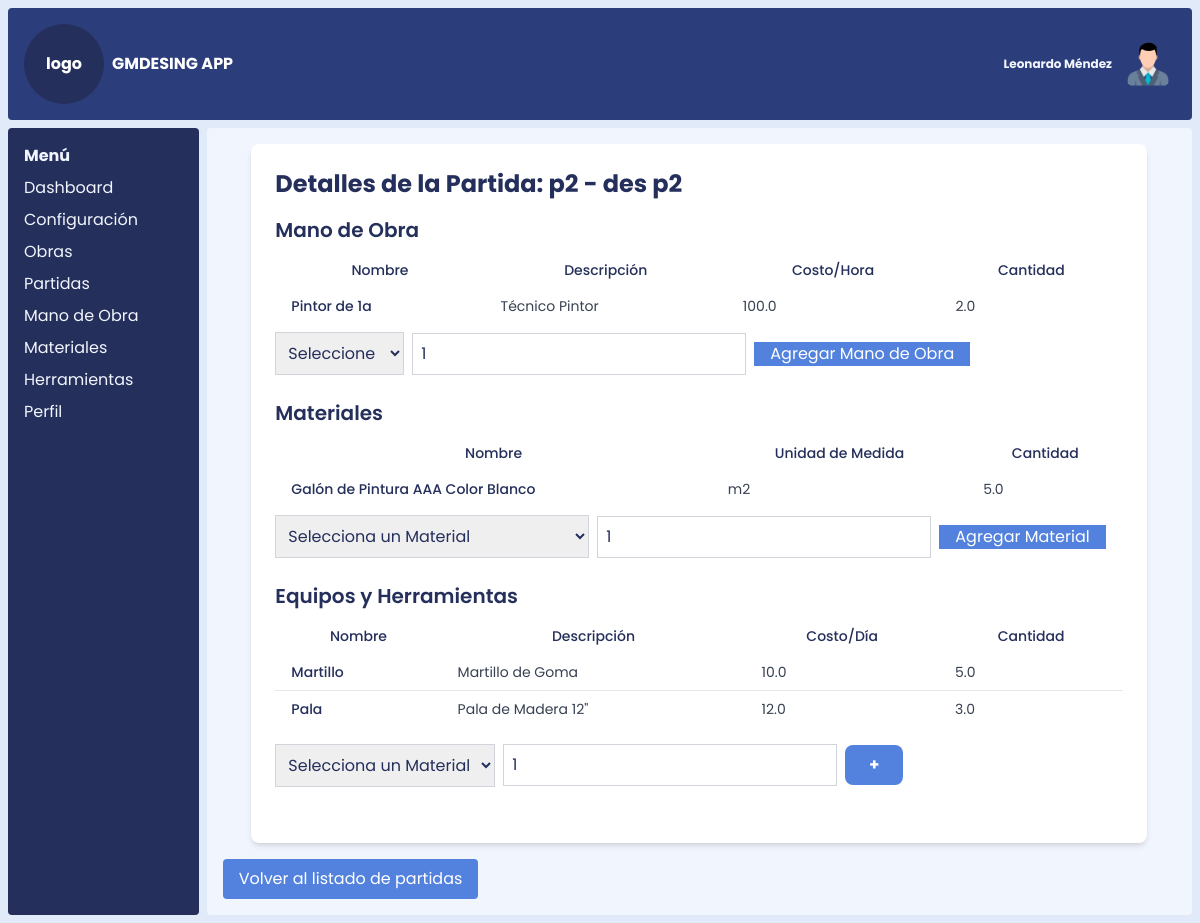
The page /ver_partida/2 on the database as committed earlier.
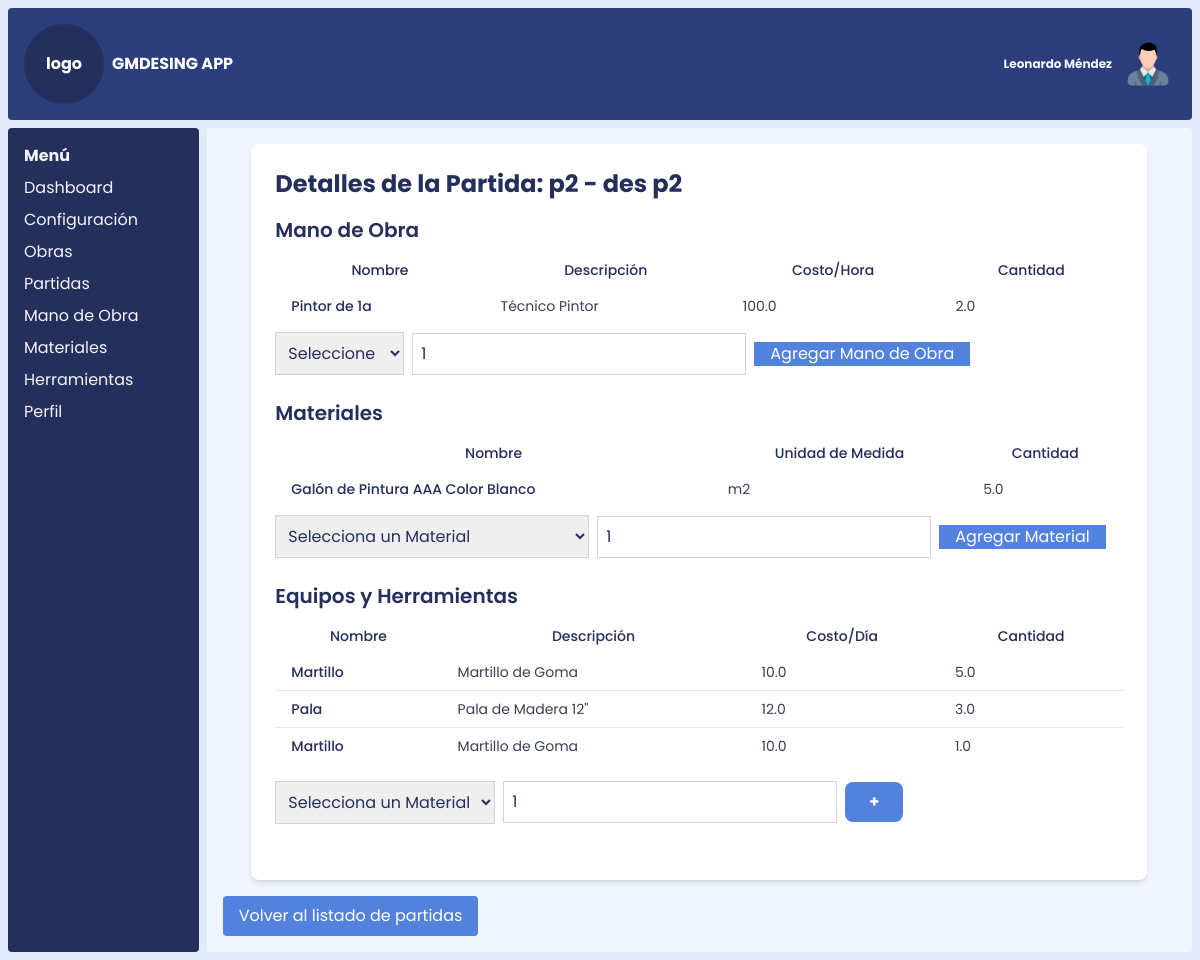
The same page on the database as committed later.
### models.py (models this page shows, shortened)
class Partida(db.Model):
    __tablename__ = 'partida'
    id_partida = db.Column(db.Integer, primary_key=True)
    nombre_partida = db.Column(db.String(100), nullable=False)
    descripcion_partida = db.Column(db.Text)
    unidad_medida_id = db.Column(
        db.Integer,
        db.ForeignKey('unidad_medida.id_unidad_medida', name='fk_partida_unidad_medida')
    )
    rendimiento = db.Column(db.Integer)
    obras = db.relationship('ObraPartida', back_populates='partida', lazy='dynamic')  # Relación con Obras
    mano_de_obra = db.relationship('PartidasManoDeObra', backref='partida', lazy=True)
    herramientas = db.relationship('PartidasHerramientas', backref='partida', lazy=True)
    materiales = db.relationship('PartidasMateriales', backref='partida', lazy=True)
    unidad_medida = db.relationship('UnidadMedida', backref='partidas')

class PartidasManoDeObra(db.Model):
    __tablename__ = 'partidas_mano_de_obra'
    id = db.Column(db.Integer, primary_key=True)
    id_partida = db.Column(db.Integer, db.ForeignKey('partida.id_partida', name='fk_partidas_mano_de_obra_partida'), nullable=False)
    id_mano_de_obra = db.Column(db.Integer, db.ForeignKey('mano_de_obra.id_mano_de_obra', name='fk_partidas_mano_de_obra_mano_de_obra'), nullable=False)
    cantidad = db.Column(db.Float)

class ManoDeObra(db.Model):
    __tablename__ = 'mano_de_obra'
    id_mano_de_obra = db.Column(db.Integer, primary_key=True)
    nombre_mano_de_obra = db.Column(db.String(100), nullable=False)
    descripcion_mano_de_obra = db.Column(db.Text)
    costo_hora = db.Column(db.Float)
    partidas_mano_de_obra = db.relationship('PartidasManoDeObra', backref='mano_de_obra')

class PartidasMateriales(db.Model):
    __tablename__ = 'partidas_materiales'
    id = db.Column(db.Integer, primary_key=True)
    id_partida = db.Column(db.Integer, db.ForeignKey('partida.id_partida', name='fk_partidas_materiales_partida'), nullable=False)
    id_material = db.Column(db.Integer, db.ForeignKey('material.id_material', name='fk_partidas_materiales_material'), nullable=False)
    cantidad = db.Column(db.Float)

class Material(db.Model):
    __tablename__ = 'material'
    id_material = db.Column(db.Integer, primary_key=True)
    nombre_material = db.Column(db.String(100), nullable=False)
    descripcion_material = db.Column(db.Text)
    unidad_medida_id = db.Column(
        db.Integer,
        db.ForeignKey('unidad_medida.id_unidad_medida', name='fk_material_unidad_medida'),
        nullable=False
    )
    precio_unitario = db.Column(db.Float)
    fecha_registro = db.Column(db.Date)
    unidad_medida = db.relationship('UnidadMedida', backref='materiales')
    partidas_materiales = db.relationship('PartidasMateriales', backref='material')

class UnidadMedida(db.Model):
    __tablename__ = 'unidad_medida'
    id_unidad_medida = db.Column(db.Integer, primary_key=True)
    nombre_unidad_medida = db.Column(db.String(100), nullable=False)

class PartidasHerramientas(db.Model):
    __tablename__ = 'partidas_herramientas'
    id = db.Column(db.Integer, primary_key=True)
    id_partida = db.Column(db.Integer, db.ForeignKey('partida.id_partida', name='fk_partidas_herramientas_partida'), nullable=False)
    id_herramienta = db.Column(db.Integer, db.ForeignKey('herramienta.id_herramienta', name='fk_partidas_herramientas_herramienta'), nullable=False)
    cantidad = db.Column(db.Float)

class Herramienta(db.Model):
    __tablename__ = 'herramienta'
    id_herramienta = db.Column(db.Integer, primary_key=True)
    nombre_herramienta = db.Column(db.String(100), nullable=False)
    descripcion_herramienta = db.Column(db.Text)
    costo_alquiler_dia = db.Column(db.Float)
    partidas_herramientas = db.relationship('PartidasHerramientas', backref='herramienta')

### app.py (the view, shortened to what this page needs)
@app.route('/ver_partida/<int:id>', methods=['GET', 'POST'])
def ver_partida(id):
    partida = Partida.query.get_or_404(id)
    materiales = Material.query.order_by("nombre_material").all()  # Obtener materiales
    herramientas = Herramienta.query.order_by("nombre_herramienta").all()  # Obtener herramientas
    mano_de_obra = ManoDeObra.query.order_by("nombre_mano_de_obra").all()  # Obtener mano de obra
    return render_template('ver_partida.html', partida=partida, materiales=materiales, herramientas=herramientas, mano_de_obra=mano_de_obra, datos=datos)

### templates/ver_partida.html (shortened to what this page needs)
{% extends 'index.html' %}
{% block content %}
<div class="max-w-4xl mx-auto p-6 bg-white rounded-lg shadow-md">
    <h1 class="text-2xl font-bold mb-4">Detalles de la Partida: {{ partida.nombre_partida }} - {{
        partida.descripcion_partida }}</h1>
    <div id="materiales" class="mb-6">
        <h2 class="text-xl font-semibold mb-2">Mano de Obra</h2>
        {% if partida.mano_de_obra %}
        <div class="overflow-x-auto mb-2">
            <table class="min-w-full divide-y-2 divide-gray-200 bg-white text-sm">
                <thead class="ltr:text-left rtl:text-right">
                    <tr>
                        <th class="whitespace-nowrap px-4 py-2 font-medium text-gray-900">Nombre</th>
                        <th class="whitespace-nowrap px-4 py-2 font-medium text-gray-900">Descripción</th>
                        <th class="whitespace-nowrap px-4 py-2 font-medium text-gray-900">Costo/Hora</th>
                        <th class="whitespace-nowrap px-4 py-2 font-medium text-gray-900">Cantidad</th>
                    </tr>
                </thead>
                <tbody class="divide-y divide-gray-200">
                    {% for mano in partida.mano_de_obra %}
                    <tr class="odd:bg-gray-50">
                        <td class="whitespace-nowrap px-4 py-2 font-medium text-gray-900">{{
                            mano.mano_de_obra.nombre_mano_de_obra }}</td>
                        <td class="whitespace-nowrap px-4 py-2 text-gray-700">{{
                            mano.mano_de_obra.descripcion_mano_de_obra }}</td>
                        <td class="whitespace-nowrap px-4 py-2 text-gray-700">{{ mano.mano_de_obra.costo_hora }}</td>
                        <td class="whitespace-nowrap px-4 py-2 text-gray-700">{{ mano.cantidad }}</td>
                    </tr>
                    {% endfor %}
                </tbody>
            </table>
        </div>
        {% endif %}
        <form method="POST" class="flex items-center">
            <select name="id_mano_de_obra" required class="border border-gray-300 rounded-l-md p-2 flex-grow">
                <option value="">Seleccione</option>
            </select>
            <input type="number" value="1" name="cantidad" id="cantidad"
                class='border ml-2 border-gray-300 rounded-l-md p-2 flex-grow' />
            <button type="submit" name="agregar_mano_de_obra"
                class="bg-blue-500 ml-2 text-white rounded-r-md px-4 hover:bg-blue-600 transition">Agregar
                Mano de Obra</button>
        </form>
    </div>
    <div id="materiales" class="mb-6">
        <h2 class="text-xl font-semibold mb-2">Materiales</h2>
        {% if partida.materiales %}
        <div class="overflow-x-auto mb-2">
            <table class="min-w-full divide-y-2 divide-gray-200 bg-white text-sm">
                <thead class="ltr:text-left rtl:text-right">
                    <tr>
                        <th class="whitespace-nowrap px-4 py-2 font-medium text-gray-900">Nombre</th>
                        <th class="whitespace-nowrap px-4 py-2 font-medium text-gray-900">Unidad de Medida</th>
                        <th class="whitespace-nowrap px-4 py-2 font-medium text-gray-900">Cantidad</th>
                    </tr>
                </thead>
                <tbody class="divide-y divide-gray-200">
                    {% for material in partida.materiales %}
                    <tr class="odd:bg-gray-50">
                        <td class="whitespace-nowrap px-4 py-2 font-medium text-gray-900">{{
                            material.material.nombre_material }}</td>
                        <td class="whitespace-nowrap px-4 py-2 text-gray-700">{{
                            material.material.unidad_medida.nombre_unidad_medida }}</td>
                        <td class="whitespace-nowrap px-4 py-2 text-gray-700">{{ material.cantidad }}</td>
                    </tr>
                    {% endfor %}
                </tbody>
            </table>
        </div>
        {% endif %}
        <form method="POST" class="flex items-center">
            <select name="id_material" required class="border border-gray-300 rounded-l-md p-2 flex-grow">
                <option value="">Selecciona un Material</option>
            </select>
            <input type="number" value="1" name="cantidad" id="cantidad"
                class='border ml-2 border-gray-300 rounded-l-md p-2 flex-grow' />
            <button type="submit" name="agregar_material"
                class="bg-blue-500 ml-2 text-white rounded-r-md px-4 hover:bg-blue-600 transition">Agregar
                Material</button>
        </form>
    </div>
    <div id="herramientas" class="mb-6">
        <h2 class="text-xl font-semibold mb-2">Equipos y Herramientas</h2>
        {% if partida.herramientas %}
        <div class="overflow-x-auto mb-2">
            <table class="min-w-full divide-y-2 divide-gray-200 bg-white text-sm">
                <thead class="ltr:text-left rtl:text-right">
                    <tr>
                        <th class="whitespace-nowrap px-4 py-2 font-medium text-gray-900">Nombre</th>
                        <th class="whitespace-nowrap px-4 py-2 font-medium text-gray-900">Descripción</th>
                        <th class="whitespace-nowrap px-4 py-2 font-medium text-gray-900">Costo/Día</th>
                        <th class="whitespace-nowrap px-4 py-2 font-medium text-gray-900">Cantidad</th>
                    </tr>
                </thead>
                <tbody class="divide-y divide-gray-200">
                    {% for herramienta in partida.herramientas %}
                    <tr class="odd:bg-gray-50">
                        <td class="whitespace-nowrap px-4 py-2 font-medium text-gray-900">{{
                            herramienta.herramienta.nombre_herramienta }}</td>
                        <td class="whitespace-nowrap px-4 py-2 text-gray-700">{{
                            herramienta.herramienta.descripcion_herramienta }}</td>
                        <td class="whitespace-nowrap px-4 py-2 text-gray-700">{{
                            herramienta.herramienta.costo_alquiler_dia }}</td>
                        <td class="whitespace-nowrap px-4 py-2 text-gray-700">{{ herramienta.cantidad }}</td>
                    </tr>
                    {% endfor %}
                </tbody>
            </table>
        </div>
        {% endif %}
        <form method="POST" class="flex items-center">
            <select name="id_herramienta" required class="border border-gray-300 rounded-l-md p-2 flex-grow">
                <option value="">Selecciona un Material</option>
            </select>
            <input type="number" value="1" name="cantidad" id="cantidad"
                class='border ml-2 border-gray-300 rounded-l-md p-2 flex-grow' />
            <button type="submit" name="agregar_herramienta"
                class="bg-blue-500 ml-2 text-white rounded-r-md px-6 py-2 hover:bg-blue-600 rounded-lg transition font-bold">+</button>
            <button data-tooltip-target="tooltip-default" type="button"
                class="text-white bg-blue-700 hover:bg-blue-800 focus:ring-4 focus:outline-none focus:ring-blue-300 font-medium rounded-lg text-sm px-5 py-2.5 text-center dark:bg-blue-600 dark:hover:bg-blue-700 dark:focus:ring-blue-800">Default
                tooltip</button>
            <div id="tooltip-default" role="tooltip"
                class="absolute z-10 invisible inline-block px-3 py-2 text-sm font-medium text-white transition-opacity duration-300 bg-gray-900 rounded-lg shadow-sm opacity-0 tooltip dark:bg-gray-700">
            </div>
        </form>
    </div>
</div>
<a href="{{ url_for('listar_partidas') }}"
    class="inline-block mt-4 px-4 py-2 bg-blue-500 text-white rounded hover:bg-blue-600 transition">Volver al listado de
    partidas</a>
{% endblock %}

### templates/index.html (shortened to what this page needs)
{% extends "base.html" %}
{% import 'componentes/nav.html' as nav %}
{% import 'componentes/sidebar.html' as sidebar %}
{% block sidebar %}
    {% set sidebar_items = [
        {"name": "Dashboard", "url": "/dashboard"},
        {"name": "Configuración", "url": "/settings"},
        {"name": "Obras", "url": "/obras"},
        {"name": "Partidas", "url": "/partidas"},
        {"name": "Mano de Obra", "url": "/mano_de_obra"},
        {"name": "Materiales", "url": "/materiales"},
        {"name": "Herramientas", "url": "/herramientas"},
        {"name": "Perfil", "url": "/profile"}
    ] %}
    {{ sidebar.render_sidebar(sidebar_items=sidebar_items, active_route=active_route) }}
{% endblock %}

### templates/base.html (shortened to what this page needs)
<!DOCTYPE html>
<html lang="en">
<head>
    <link rel="stylesheet" href="{{ url_for('static', filename='css/styles.css') }}">
    <link rel="stylesheet" href="{{ url_for('static', filename='css/style.css') }}">
</head>
<body class="base grid grid-cols-12 gap-2 p-2 h-[100vh]">
    <nav class="nav col-span-12 text-white p-4 flex justify-between items-center h-[10vh]">
        <div class="flex justify-start items-center gap-2">
            <div class="flex justify-center items-center w-20 h-20 bg-blue-950 rounded-full">
                <h1>logo</h1>
            </div>
            <h1>{{datos.sistema}}</h1>
        </div>
        <div class="flex justify-end items-center gap-2">
            <h3>{{datos.usuario}}</h3>
            <img class="rounded-full hidden md:block w-14" bg-black src="/static/img/perfil.png" alt="">
        </div>
    </nav>
    <aside id="sidebar" class="aside col-span-2 h[90vh] p-4 hidden md:block md:col-span-2">
        {% block sidebar %}{% endblock %}
    </aside>
    <main class="content col-span-12 md:col-span-10 h-[90vh] p-4 overflow-y-auto scroll-hidden">
        {% block content %}{% endblock %}
    </main>
</body>
</html>

### templates/componentes/sidebar.html
{% macro render_sidebar(sidebar_items, active_route) %}
<div class="sidebar">
    <h2 class="font-bold">Menú</h2>
    <ul class="mt-2">
        {% for item in sidebar_items %}
            <li class="my-2">
                <a href="{{ item.url }}" class="{% if item.url == active_route %}text-blue-800 font-semibold{% else %}text-blue-50{% endif %}">
                    {{ item.name }}
                </a>
            </li>
        {% endfor %}
    </ul>
</div>
{% endmacro %}

### static/css/style.css (style rules this page uses)
.scroll-hidden { overflow-y: scroll; }

Rows that differ between the two databases and show on the page:
added PartidasHerramientas: herramienta.nombre_herramienta "Martillo", herramienta.descripcion_herramienta "Martillo de Goma", herramienta.costo_alquiler_dia "10.0", cantidad "1.0"
